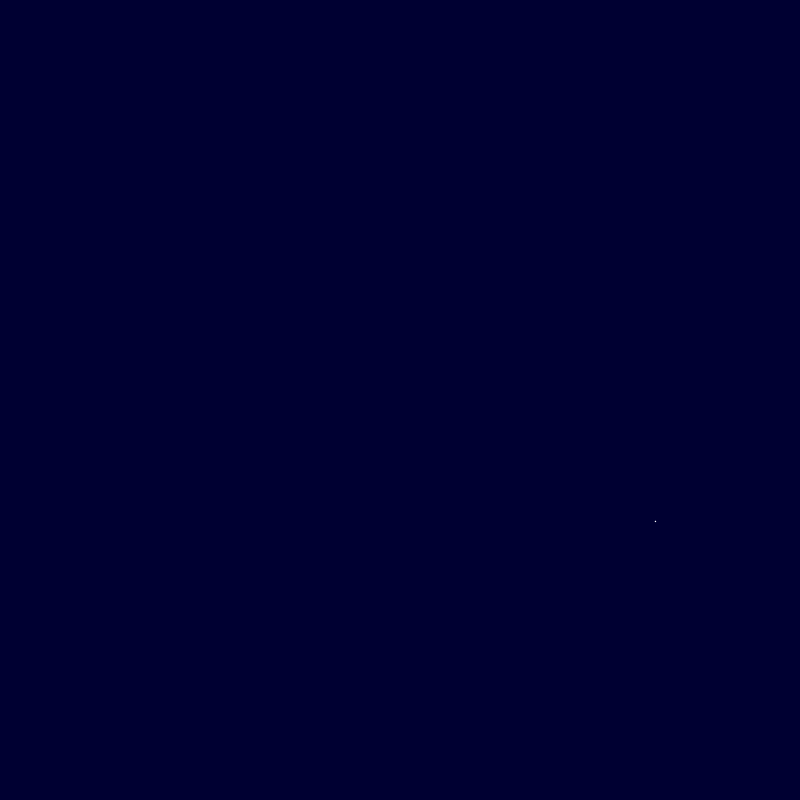
Frame 1 (no input)
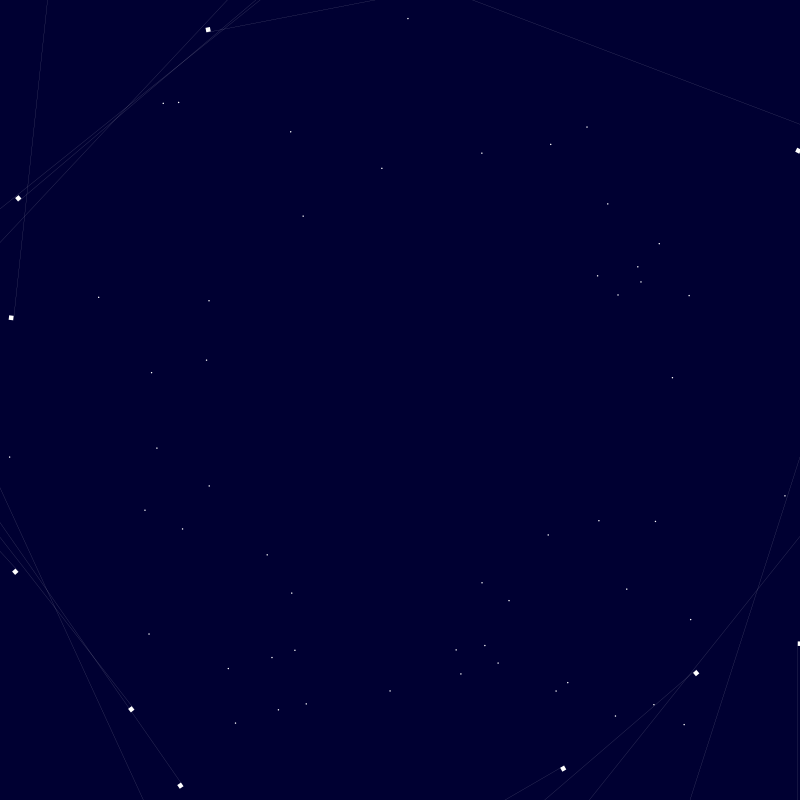
Frame 60 (the mouse pressed at the canvas centre just before this capture)
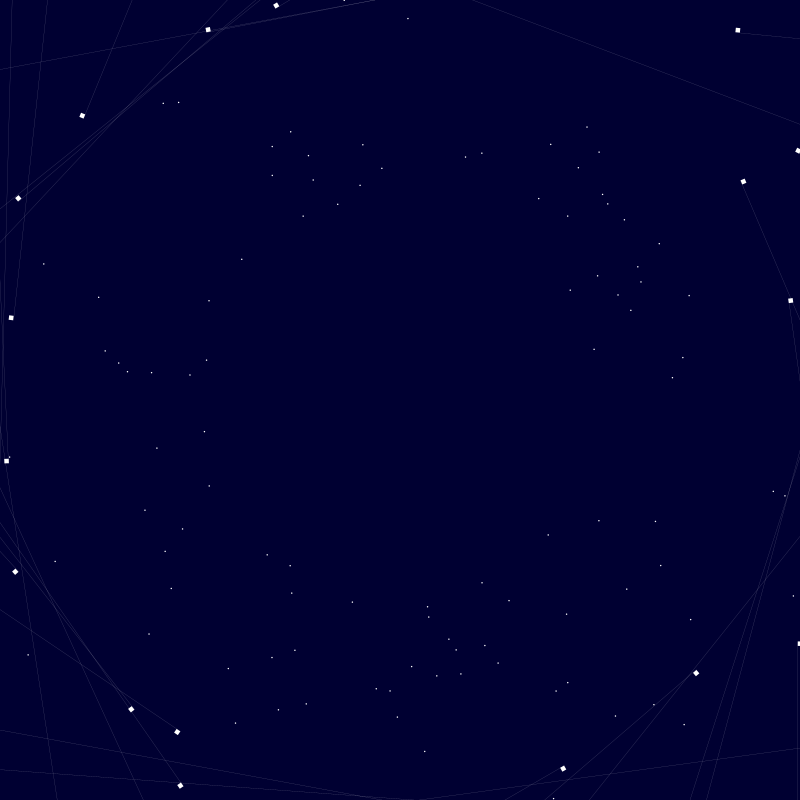
Frame 120 (the mouse held since frame 60 and released just before this capture)

The Processing sketch that drew these frames (run headless with seeded random() and noise(); from frame 60 on, the mouse is pressed at the canvas centre):

// Processing sketch: Sketch_56
// ── Sketch_56.pde
float angX, angY, angX2, angY2;

void setup() {
  size(800, 800);
   background(0,0,50);
  frameRate(530); 
}

void draw() {
   drawCurve();
}

void drawCurve() {
  float x = width/2 + ((random(10)) * (random(sin(angX)) ));
  float y = height/2 + ((random(10)) * (random ( sin(angY)) + ((random (200)) * sin(angY2))));
  angX2 += .31;
  angY2 += .31;
  angX += .31;
  angY += .31;
  translate (width/2, height/2);
rotate(random(250,360));
  stroke(255, 100);
  strokeWeight(.2);
  line(width/2, height/2, x, y);

  fill(255);
  noStroke();
  ellipse(x/2, y/2, 1.5, 1.5);
 
  rect (x, y, 4.5, 4.5);
  
}
